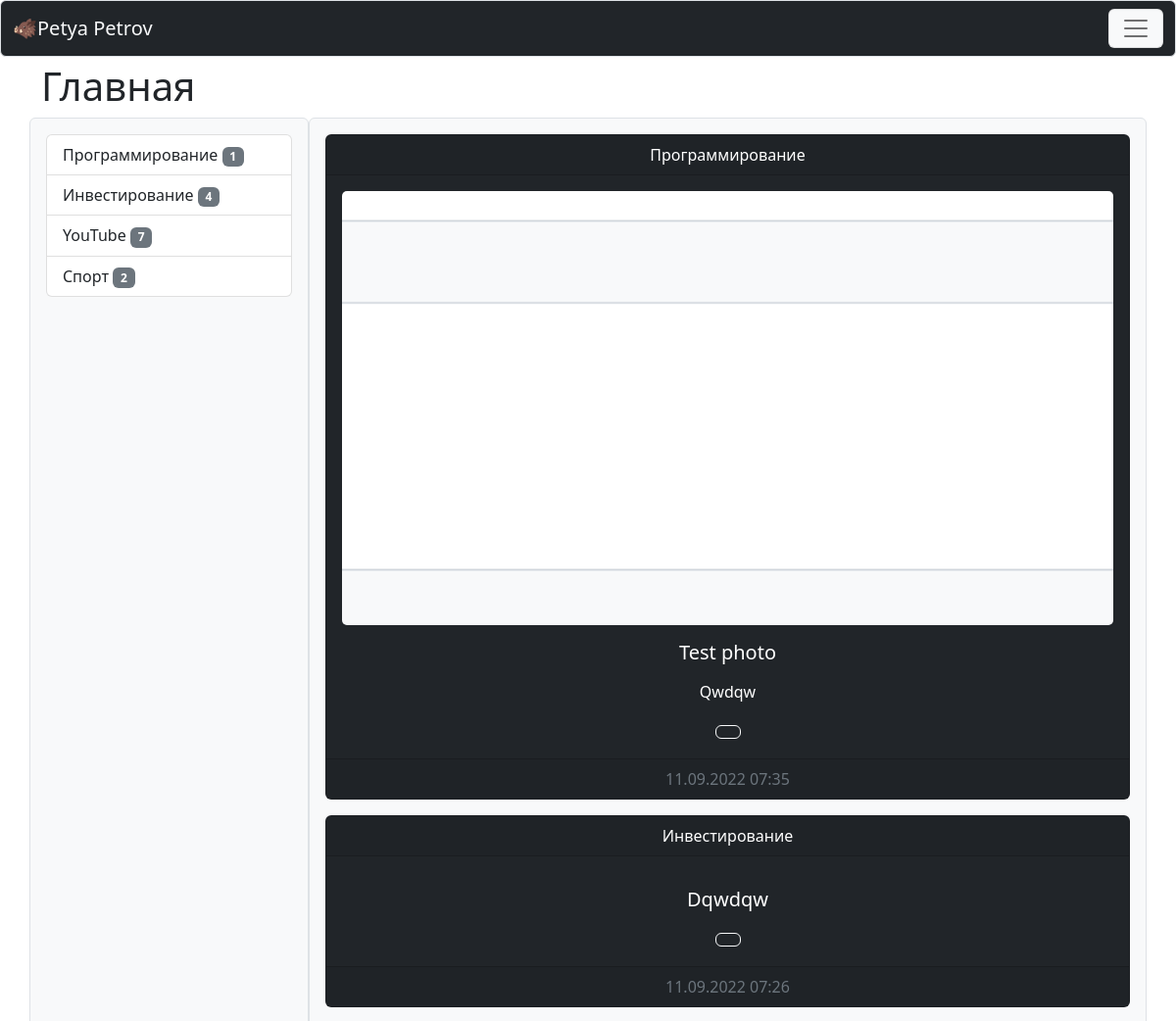
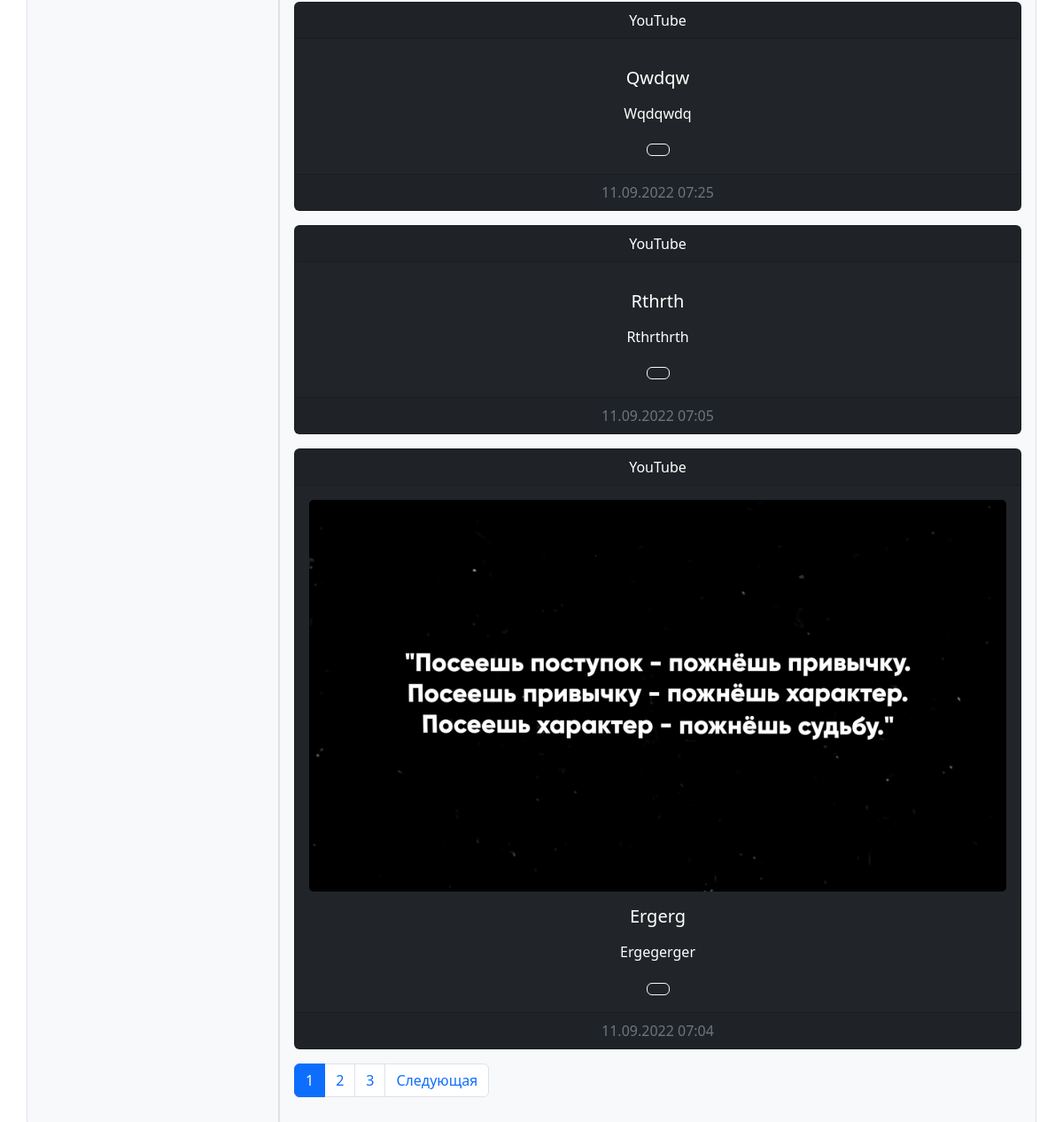
The app's page /, older data (2 pictures, top to bottom).
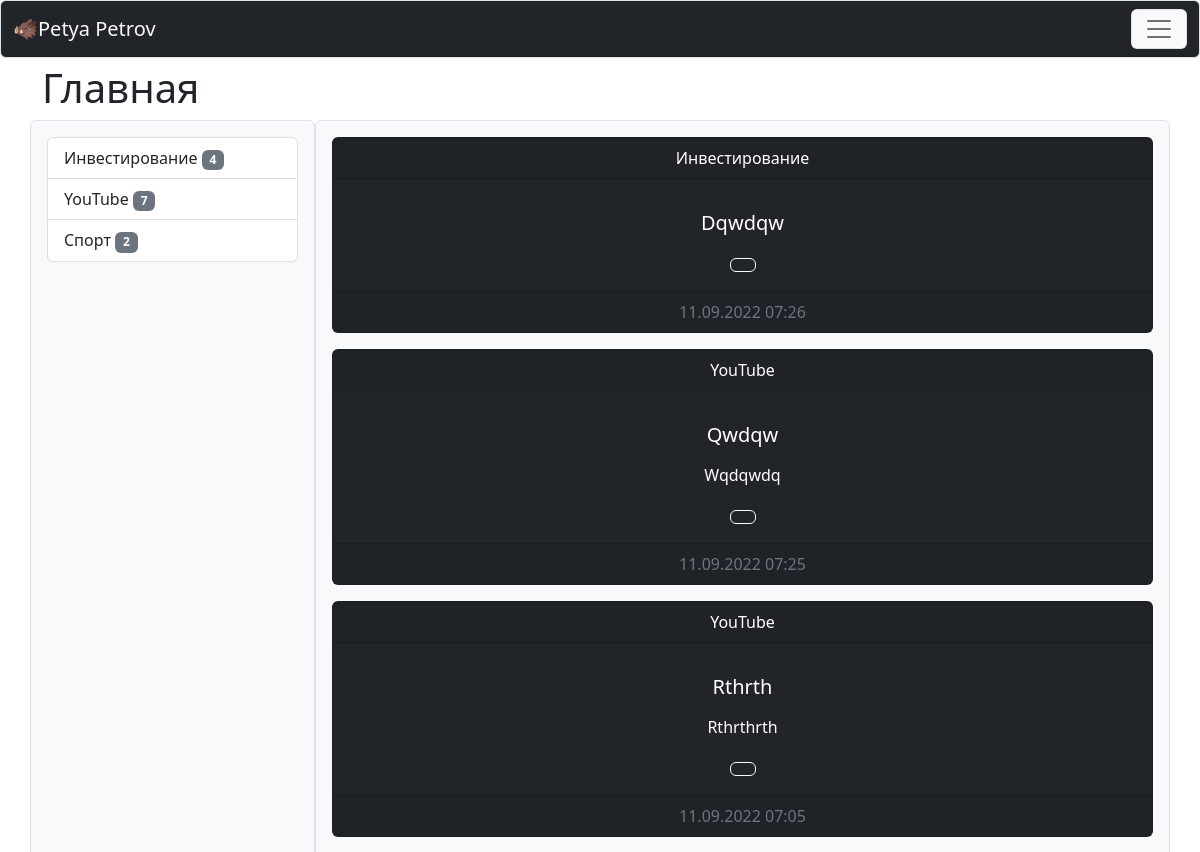
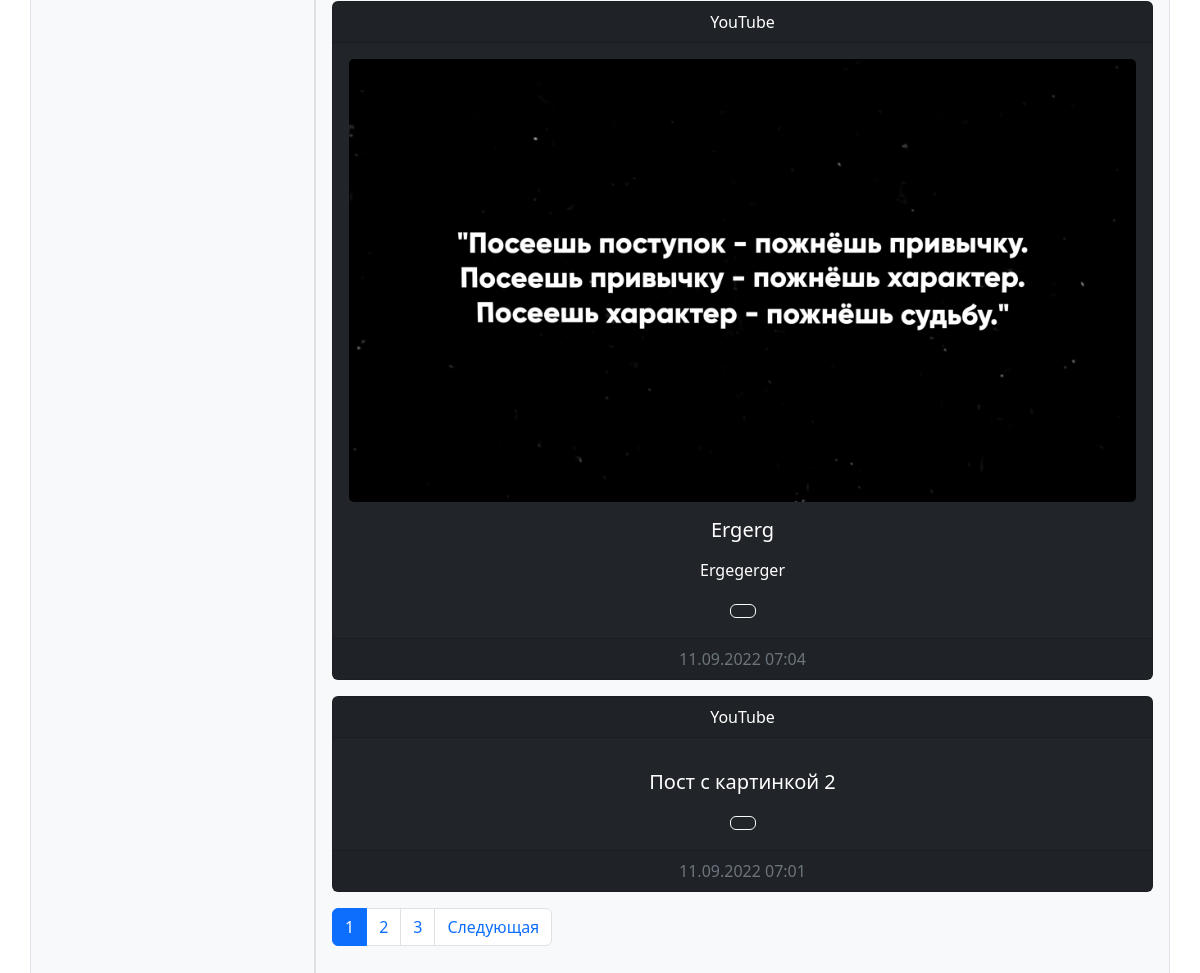
The same page, newer data (2 pictures, top to bottom).
### blog/models.py (models this page shows, shortened)
class Category(models.Model):
    def __str__(self):
        return self.title
    def get_absolute_url(self):
        return reverse('category',kwargs={"category_id": self.pk})
    class Meta:
        verbose_name = 'Категорию'
        verbose_name_plural = 'Категории'
        ordering = ['title']
    title = models.CharField(max_length=255, db_index=True,verbose_name='Название категории')

class Article(models.Model):
    def get_absolute_url(self):
        return reverse('article',kwargs={"pk": self.pk})
    class Meta:
        verbose_name = 'Пост'
        verbose_name_plural = 'Посты'
        ordering = ['-created_at']
    title = models.CharField(max_length=255, db_index=True, verbose_name='Заголовок')
    content = models.TextField(blank=True, verbose_name='Контент')
    created_at = models.DateTimeField(auto_now_add=True, verbose_name='Создано')
    update_at = models.DateTimeField(auto_now=True, verbose_name='Изменено')
    photo = models.ImageField(upload_to='photos/%Y/%m/%d/',blank=True, verbose_name='Текущее фото')
    file = models.FileField(upload_to='files/%Y/%m/%d/',blank=True, verbose_name='Прикрепленный файл')
    published = models.BooleanField(default=True, verbose_name='Опубликовано')
    category = models.ForeignKey('Category', on_delete=models.PROTECT, null=True, verbose_name='Категория', related_name='get_articles')
    views = models.IntegerField(default=0)

### blog/views.py (the view)
# urls.py: path('', HomeArticle.as_view(), name='home'),
class HomeArticle(ListView):
    model = Article
    template_name = 'blog/home.html'
    context_object_name = 'articles'
    paginate_by = 5
    def get_context_data(self, *, object_list = None, **kwargs):
        context = super().get_context_data(**kwargs)
        context['title'] = 'Главная страница'
        context['title_current'] = 'Главная'
        return context
    def get_queryset(self):
        return Article.objects.filter(published=True).select_related('category')

### blog/templatetags/blog_tags.py (called while the page is built)
@register.inclusion_tag('blog/list_categories.html')
def show_categories(category):
    categories = Category.objects.filter(get_articles__published=True).annotate(cnt=Count('get_articles',filter=F('get_articles__published'))).filter(cnt__gt=0)
    return {'categories':categories,'category':category}

### blog/templates/blog/home.html (shortened to what this page needs)
{% extends 'base.html' %}
{% block home %}
<div class="row mb-5">
    <div class="col-md-3 bg-light p-3 border rounded">
        {% include 'blog/include/_sidebar.html' %}
    </div>
    <div class="col-md-9 bg-light p-3 border rounded">
        {% include 'blog/include/_cards.html' %}
        {% include 'blog/include/_paginator.html' %}
    </div>
</div>
{% endblock %}

### blog/templates/blog/list_categories.html
<div class="list-group mb-3">
  {% for cat in categories %}
  {% if cat == category %}
  <a href="{{cat.get_absolute_url}}" class="list-group-item list-group-item-action active bg-dark border-dark">{{cat.title}}
    <span class="badge text-bg-secondary">
      {{cat.cnt}}
    </span>
  </a>
  {% else %}
  <a href="{{cat.get_absolute_url}}" class="list-group-item list-group-item-action">{{cat.title}}
    <span class="badge text-bg-secondary">
      {{cat.cnt}}
    </span>
  </a>
  {% endif %}
  {% endfor %}
</div>

### blog/templates/blog/include/_cards.html (shortened to what this page needs)
{% load static %}
{% for card in articles %}
<div class="card text-bg-dark text-center mb-3">
  <div class="card-header">
    <a href="{{ card.category.get_absolute_url }}" class="list-group-item">{{card.category|capfirst}}</a>
  </div>
  <div class="card-body">
    <div class="media">
      {% if card.photo %}
      <img src="{{ card.photo.url }}" class="card-img" alt="{card.title}">
      {% endif %}
      <div class="media-body  mt-3">
        <h5 class="card-title">{{card.title|capfirst}}</h5>
        <p class="card-text">{{card.content|capfirst|linebreaks|truncatewords:50}}</p>
        <a href="{{card.get_absolute_url}}" class="btn btn-outline-light">
        </a>
      </div>
    </div>
  </div>
  <div class="card-footer text-muted">
    {{card.update_at | date:"d.m.Y H:i"}}
  </div>
</div>
{% empty %}
<h5 class="card-title">Пока нет никаких постов</h5>
{% endfor %}

Row changes from the older to the newer data that the page shows:
no longer on this page (row unchanged): Category: title "Программирование", cnt "1"
no longer on this page (row edited): Article: category "Программирование", photo (picture), title "Test photo", content "Qwdqw", update_at "11.09.2022 07:35"
now on this page (row unchanged): Article: category "YouTube", title "Пост с картинкой 2", update_at "11.09.2022 07:01"
